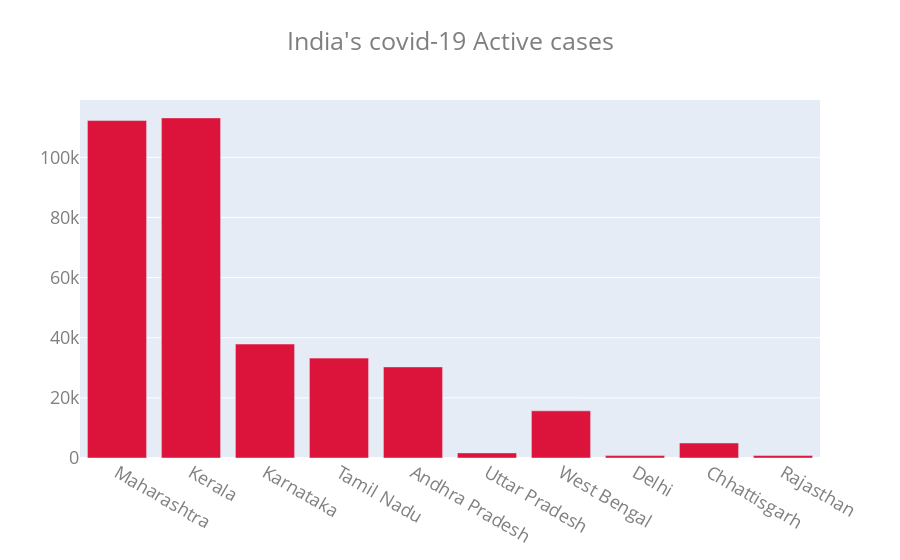

Here is the notebook cell this chart was saved with:
### Code cell
States = ['Maharashtra','Kerala','Karnataka','Tamil Nadu','Andhra Pradesh','Uttar Pradesh','West Bengal','Delhi','Chhattisgarh','Rajasthan']
Active_cases = [112231 , 113120, 37906 , 33224 , 30300, 1697 ,15690 ,798 , 4993, 815]

fig = go.Figure([go.Bar(x=States, y=Active_cases, marker_color='crimson')])
fig.update_layout(font=dict(size=18,color="#7f7f7f"))
fig.update_layout(title_text= "India's covid-19 Active cases", title_x=0.5)
fig.show()

### Figure 1 — Plotly figure (JSON) as saved in the notebook; plotly's stock layout.template omitted (floating-point values rounded to 4 significant figures)
{"data": [{"marker": {"color": "crimson"}, "type": "bar", "x": ["Maharashtra", "Kerala", "Karnataka", "Tamil Nadu", "Andhra Pradesh", "Uttar Pradesh", "West Bengal", "Delhi", "Chhattisgarh", "Rajasthan"], "y": [112231, 113120, 37906, 33224, 30300, 1697, 15690, 798, 4993, 815]}], "layout": {"font": {"color": "#7f7f7f", "size": 18}, "title": {"text": "India's covid-19 Active cases", "x": 0.5}}}
